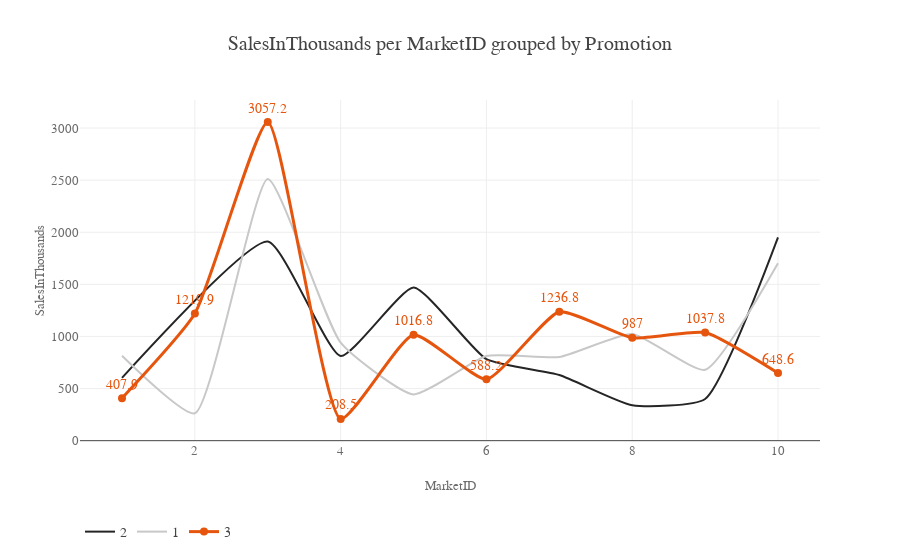

The notebook cell saved with this chart:
### Code cell
plotly_line(config=style_config, df=df, x="MarketID", y="SalesInThousands", 
            group="Promotion",accent_1=3,accent_2=None, accent_linemode="lines+markers+text")

### Figure 1 — Plotly figure (JSON) as saved in the notebook; plotly's stock layout.template omitted (floating-point values rounded to 4 significant figures)
{"data": [{"line": {"color": "rgb(37, 37, 37)", "shape": "spline", "smoothing": 0.5}, "mode": "lines", "name": "2", "type": "scatter", "x": [1, 3, 4, 5, 6, 7, 8, 9, 10], "y": [603.0, 1910.0, 813.0, 1469.0, 782.3, 629.8, 340.0, 399.9, 1950.0]}, {"line": {"color": "rgb(200, 200, 200)", "shape": "spline", "smoothing": 0.5}, "mode": "lines", "name": "1", "type": "scatter", "x": [1, 2, 3, 4, 5, 6, 7, 8, 9, 10], "y": [814.4, 262.4, 2510.0, 940.9, 444.1, 813.3, 801.9, 1023.0, 680.0, 1703.0]}, {"line": {"color": "rgb(230,85,13)", "shape": "spline", "smoothing": 0.5, "width": 3}, "marker": {"size": 8}, "mode": "lines+markers+text", "name": "3", "text": [407.9, 1220.0, 3057.0, 208.5, 1017.0, 588.2, 1237.0, 987, 1038.0, 648.6], "textfont": {"color": "rgb(230,85,13)"}, "textposition": "top middle", "type": "scatter", "x": [1, 2, 3, 4, 5, 6, 7, 8, 9, 10], "y": [407.9, 1220.0, 3057.0, 208.5, 1017.0, 588.2, 1237.0, 987.0, 1038.0, 648.6]}], "layout": {"font": {"family": "Helvetica, Droid Sans", "size": 14}, "hoverlabel": {"font": {"family": "Helvetica, Droid Sans", "size": 14}}, "hovermode": "closest", "legend": {"bgcolor": "rgba(0, 0, 0, 0)", "bordercolor": "rgba(0, 0, 0, 0)", "orientation": "h", "x": 0, "y": -0.22}, "margin": {"t": 100}, "title": "SalesInThousands per MarketID grouped by Promotion", "xaxis": {"tickfont": {"color": "rgb(107, 107, 107)", "size": 13}, "title": "MarketID", "titlefont": {"color": "rgb(107, 107, 107)", "size": 13}}, "yaxis": {"tickfont": {"color": "rgb(107, 107, 107)", "size": 13}, "title": "SalesInThousands", "titlefont": {"color": "rgb(107, 107, 107)", "size": 13}}}}
